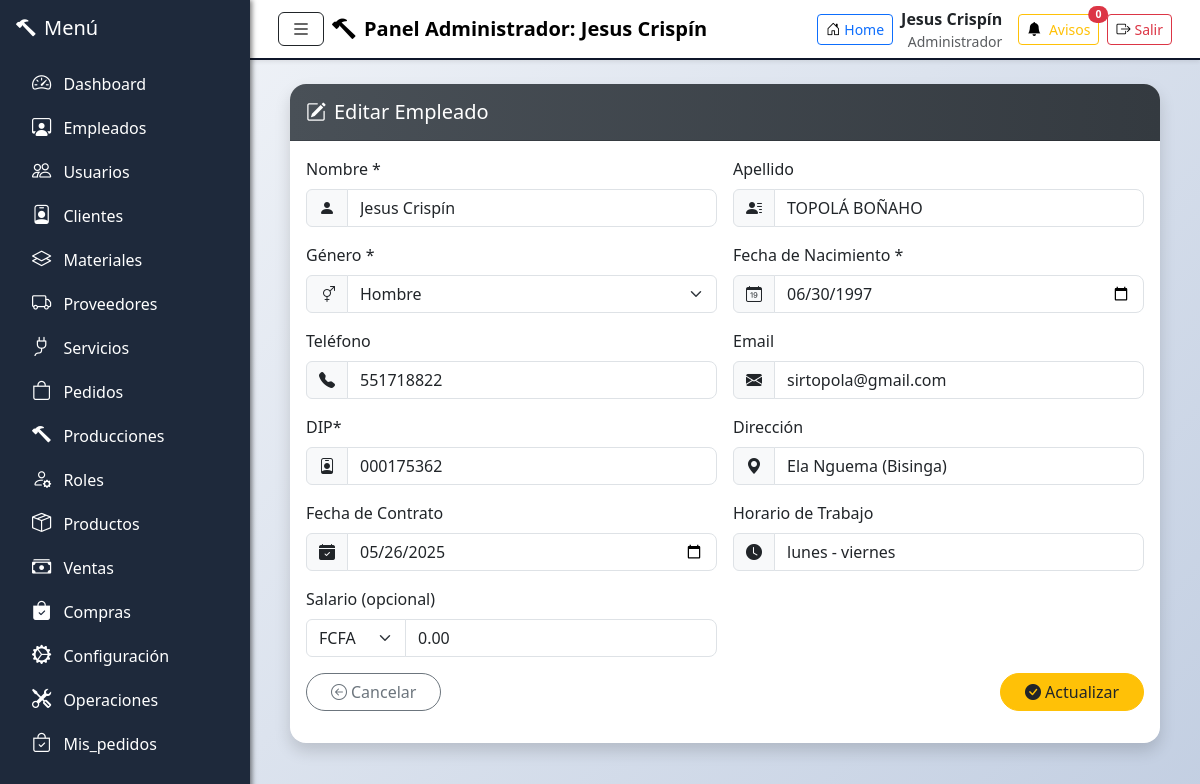
The page /index.php?vista=editar_empleado&id=2 (signed in) on the database its author committed.
### tables this page shows
CREATE TABLE empleados (
  id INT AUTO_INCREMENT PRIMARY KEY,
  nombre VARCHAR(100) NOT NULL,
  apellido VARCHAR(100) NOT NULL,
  fecha_nacimiento DATE NOT NULL,
  codigo VARCHAR(20) NOT NULL UNIQUE,
  genero CHAR(1) NOT NULL,
  telefono VARCHAR(20) NOT NULL,
  direccion VARCHAR(100) NOT NULL,
  email VARCHAR(100),
  horario_trabajo VARCHAR(100) NOT NULL,
  fecha_ingreso DATE,
  creado_en TIMESTAMP DEFAULT CURRENT_TIMESTAMP,
  salario DECIMAL(10,2)
);

### views/private/editar_empleado.php (the view, shortened to what this page needs)
<?php
$_id = isset($_GET['id']) ? (int) $_GET['id'] : 0;
$sql = "SELECT * FROM empleados WHERE id = ?";
$stmt = $pdo->prepare($sql);
$stmt->execute([$_id]);
$empleado = $stmt->fetch(PDO::FETCH_ASSOC);
?>
<div id="content" class="container-fluid py-4">
    <div class="container-fluid container-md px-4 px-sm-3 px-md-4">
        <div class="card border-0 shadow rounded-4">
            <div class="card-header bg-warning text-dark rounded-top-4 py-3">
                <h5 class="mb-0 text-white">
                    <i class="bi bi-pencil-square me-2"></i>Editar Empleado
                </h5>
            </div>
            <div class="card-body">
                <form id="form" method="POST" class="row g-3 needs-validation" novalidate>
                    <div class="col-md-6">
                        <label class="form-label">Nombre *</label>
                        <div class="input-group has-validation">
                            <span class="input-group-text"><i class="bi bi-person-fill"></i></span>
                            <input type="text" name="nombre" id="nombre"
                                value="<?= htmlspecialchars($empleado['nombre']) ?>" class="form-control" required>
                        </div>
                    </div>
                    <div class="col-md-6">
                        <label class="form-label">Apellido</label>
                        <div class="input-group">
                            <span class="input-group-text"><i class="bi bi-person-lines-fill"></i></span>
                            <input type="text" name="apellido" id="apellido"
                                value="<?= htmlspecialchars($empleado['apellido']) ?>" class="form-control">
                        </div>
                    </div>
                    <div class="col-md-6">
                        <label for="genero" class="form-label">Género *</label>
                        <div class="input-group has-validation">
                            <span class="input-group-text"><i class="bi bi-gender-ambiguous"></i></span>
                            <select name="genero" id="genero" class="form-select" required>
                                <option value="M" <?= $empleado['genero'] == 'M' ? 'selected' : '' ?>>Hombre</option>
                            </select>
                        </div>
                    </div>
                    <div class="col-md-6">
                        <label class="form-label">Fecha de Nacimiento *</label>
                        <div class="input-group has-validation">
                            <span class="input-group-text"><i class="bi bi-calendar-date"></i></span>
                            <input type="date" id="fecha_nacimiento" name="fecha_nacimiento" value="<?= $empleado['fecha_nacimiento'] ?>"
                                class="form-control" required>
                        </div>
                    </div>
                    <div class="col-md-6">
                        <label class="form-label">Teléfono</label>
                        <div class="input-group">
                            <span class="input-group-text"><i class="bi bi-telephone-fill"></i></span>
                            <input type="text" id="telefono" name="telefono" value="<?= htmlspecialchars($empleado['telefono']) ?>"
                                class="form-control">
                        </div>
                    </div>
                    <div class="col-md-6">
                        <label class="form-label">Email</label>
                        <div class="input-group">
                            <span class="input-group-text"><i class="bi bi-envelope-fill"></i></span>
                            <input type="email" id="email" name="
                            email" value="<?= htmlspecialchars($empleado['email']) ?>"
                                class="form-control">
                        </div>
                    </div>
                    <div class="col-md-6">
                        <label for="codigo" class="form-label">DIP*</label>
                        <div class="input-group">
                            <span class="input-group-text"><i class="bi bi-person-badge"></i></span>
                            <input type="text" name="codigo" id="codigo" class="form-control" value="<?= htmlspecialchars($empleado['codigo']) ?>">
                        </div>
                    </div>
                    <div class="col-md-6">
                        <label class="form-label">Dirección</label>
                        <div class="input-group">
                            <span class="input-group-text"><i class="bi bi-geo-alt-fill"></i></span>
                            <input type="text" id="direccion" name="direccion" value="<?= htmlspecialchars($empleado['direccion']) ?>"
                                class="form-control">
                        </div>
                    </div>
                    <div class="col-md-6">
                        <label class="form-label">Fecha de Contrato</label>
                        <div class="input-group">
                            <span class="input-group-text"><i class="bi bi-calendar-check-fill"></i></span>
                            <input type="date" id="fecha_ingreso" name="fecha_ingreso" value="<?= $empleado['fecha_ingreso'] ?>"
                                class="form-control">
                        </div>
                    </div>
                    <div class="col-md-6">
                        <label class="form-label">Horario de Trabajo</label>
                        <div class="input-group">
                            <span class="input-group-text"><i class="bi bi-clock-fill"></i></span>
                            <input type="text" id="horario_trabajo" name="horario_trabajo"
                                value="<?= htmlspecialchars($empleado['horario_trabajo']) ?>" class="form-control"
                                >
                        </div>
                    </div>
                    <div class="col-md-6">
                        <label class="form-label">Salario (opcional)</label>
                        <div class="input-group">
                            <select id="moneda" name="moneda" class="form-select" style="max-width: 100px;">
                                <option value="XAF" >FCFA</option>
                            </select>
                            <input type="text" id="salario" name="salario" value="<?= htmlspecialchars(number_format((float) $empleado['salario'], 2, '.', '')) ?>"
                            class="form-control">
                        </div>
                    </div>
                    <div class="col-12 d-flex justify-content-between mt-3">
                        <a href="index.php?vista=empleados" class="btn btn-outline-secondary rounded-pill px-4">
                            <i class="bi bi-arrow-left-circle me-1"></i>Cancelar
                        </a>
                        <button type="submit" class="btn btn-warning text-dark rounded-pill px-4">
                            <i class="bi bi-check-circle-fill me-1"></i>Actualizar
                        </button>
                    </div>
                </form>
            </div>
        </div>
    </div>
</div>

### layouts/private/header.php (style rules this page uses)
:root { --primary-color: #8B4513; --secondary-color: #D2691E; --accent-color: #F4A460; --success-color: #28a745; --warning-color: #ffc107; --danger-color: #dc3545; --info-color: #17a2b8; --dark-color: #343a40; --light-color: #f8f9fa; }
html, body { height: 100%; margin: 0; overflow: hidden; font-family: 'Segoe UI', Tahoma, Geneva, Verdana, sans-serif; background: linear-gradient(135deg, #f5f7fa 0%, #c3cfe2 100%); }
.card { border: none; border-radius: 15px; box-shadow: 0 8px 25px rgba(0, 0, 0, 0.1); transition: all 0.3s ease; backdrop-filter: blur(10px); background: rgba(255, 255, 255, 0.95); }
#content { flex-grow: 1; overflow-y: auto; height: calc(100vh - 80px); margin-top: 60px; margin-left: 250px; padding: 1rem; transition: margin-left 0.3s ease; }
.card { box-shadow: 0 0.125rem 0.25rem rgba(0, 0, 0, 0.39); }
.card { border-radius: 1rem; border: none; background: #ffffff; box-shadow: 0 5px 15px rgba(0, 0, 0, 0.05); }
.card-header { background: linear-gradient(90deg, #495057, #343a40); color: #f8f9fa; border-top-left-radius: 1rem; border-top-right-radius: 1rem; padding: 1rem 1.5rem; }
.form-control::placeholder { color: #adb5bd; }
.input-group .form-control { border-radius: 0.5rem; }

### rows shown on the page
empleados: nombre "Jesus Crispín", apellido "TOPOLÁ BOÑAHO", genero "Hombre", fecha_nacimiento "06/30/1997", telefono "551718822", email "sirtopola@gmail.com", codigo "000175362", direccion "Ela Nguema (Bisinga)", fecha_ingreso "05/26/2025", horario_trabajo "lunes - viernes", salario "0.00"

### other values the page prints
$_SESSION['usuario']['rol'] "Administrador"
$_SESSION['usuario']['nombre'] "Jesus Crispín"
$label "Dashboard"
$label "Empleados"
$label "Usuarios"
$label "Clientes"
$label "Materiales"
$label "Proveedores"
$label "Servicios"
$label "Pedidos"
$label "Producciones"
$label "Roles"
$label "Productos"
$label "Ventas"
$label "Compras"
